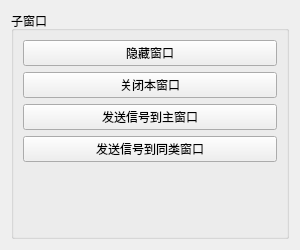
<?xml version="1.0" encoding="UTF-8"?>
<ui version="4.0">
 <class>Form</class>
 <widget class="QWidget" name="Form">
  <property name="geometry">
   <rect>
    <x>0</x>
    <y>0</y>
    <width>300</width>
    <height>250</height>
   </rect>
  </property>
  <property name="windowTitle">
   <string>Form</string>
  </property>
  <layout class="QGridLayout" name="gridLayout_2">
   <item row="0" column="0">
    <widget class="QGroupBox" name="groupBox">
     <property name="title">
      <string>子窗口</string>
     </property>
     <layout class="QGridLayout" name="gridLayout">
      <item row="0" column="0">
       <widget class="QPushButton" name="btn_hide">
        <property name="text">
         <string>隐藏窗口</string>
        </property>
       </widget>
      </item>
      <item row="1" column="0">
       <widget class="QPushButton" name="btn_close">
        <property name="text">
         <string>关闭本窗口</string>
        </property>
       </widget>
      </item>
      <item row="2" column="0">
       <widget class="QPushButton" name="btn_send_to_main">
        <property name="text">
         <string>发送信号到主窗口</string>
        </property>
       </widget>
      </item>
      <item row="3" column="0">
       <widget class="QPushButton" name="btn_send_to_other">
        <property name="text">
         <string>发送信号到同类窗口</string>
        </property>
       </widget>
      </item>
      <item row="4" column="0">
       <widget class="QLabel" name="label">
        <property name="text">
         <string/>
        </property>
       </widget>
      </item>
     </layout>
    </widget>
   </item>
  </layout>
 </widget>
 <resources/>
 <connections/>
</ui>
